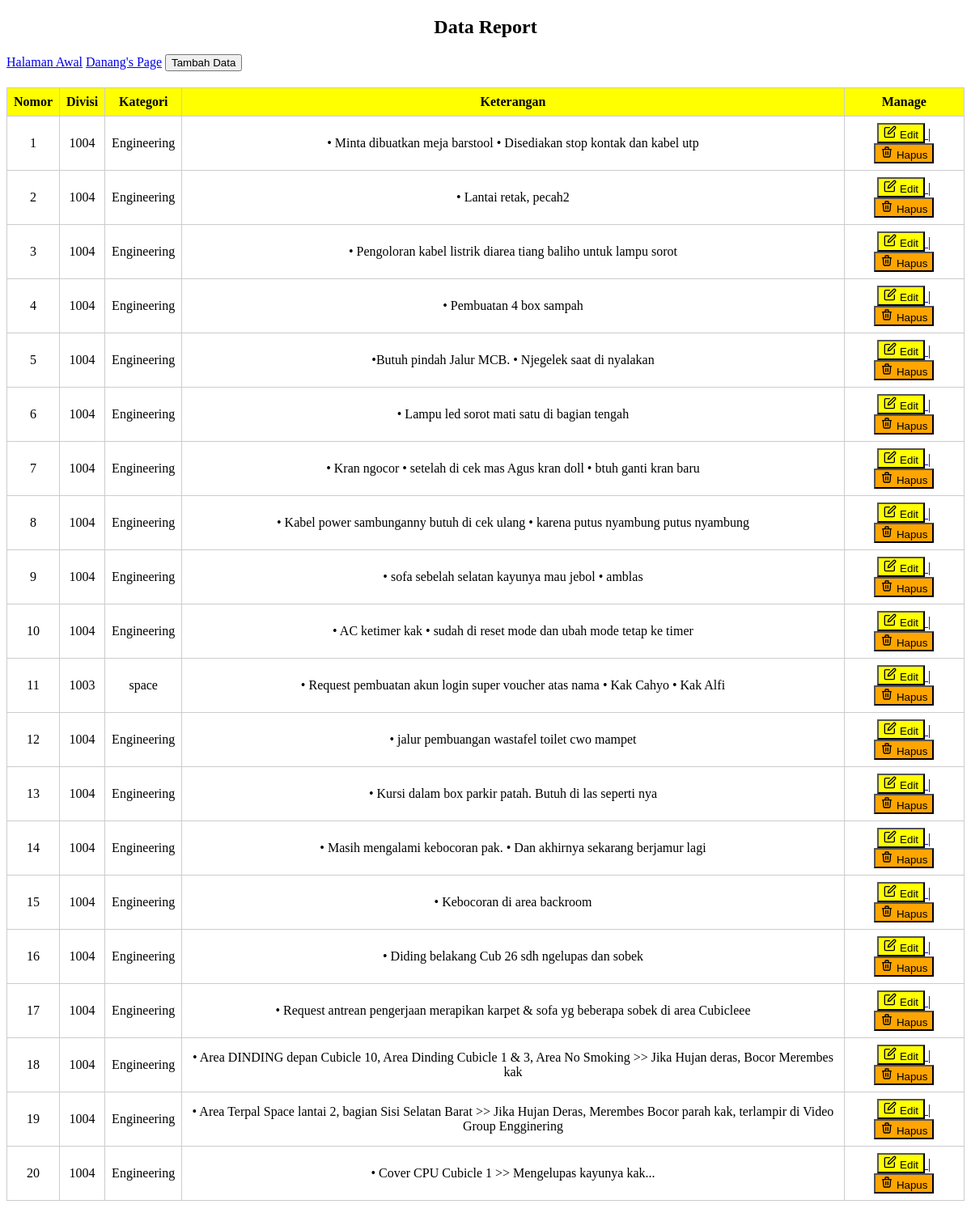
Before: /divisi.php with the older database file.
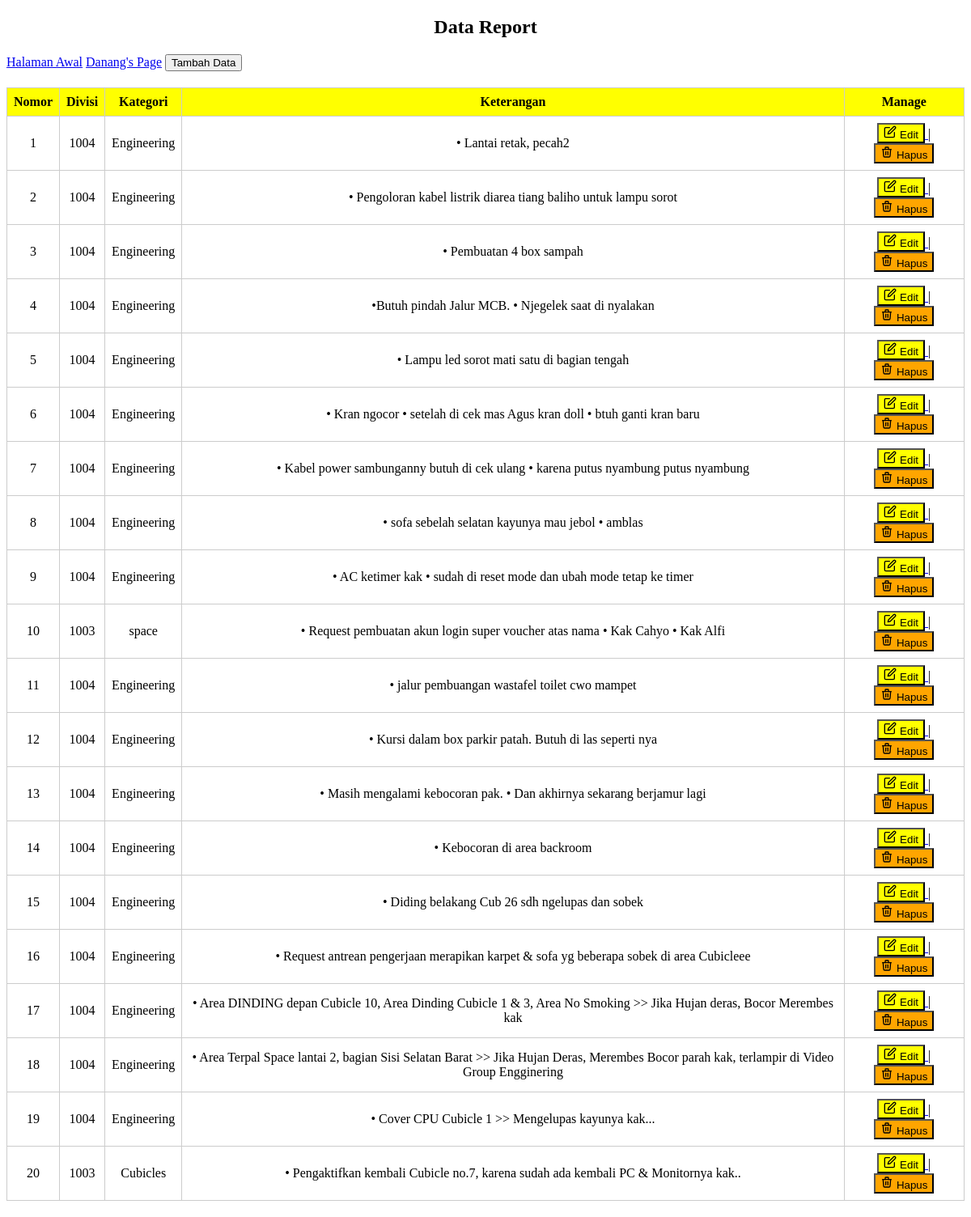
After: the same page with the newer database file.
### tables this page shows
CREATE TABLE `report` (
  `id` int(12) NOT NULL,
  `divisi` int(12) NOT NULL,
  `kategori` varchar(100) NOT NULL,
  `cubicle` text NOT NULL,
  `kendala` text NOT NULL,
  `keterangan` text NOT NULL,
  `store` int(12) NOT NULL,
  `tanggal` datetime NOT NULL DEFAULT current_timestamp(),
  `tanggal_update` timestamp NOT NULL DEFAULT current_timestamp() ON UPDATE current_timestamp(),
  `status` int(12) NOT NULL,
  `operator` varchar(100) NOT NULL,
  `handler` varchar(100) DEFAULT '0',
  `catatan` text NOT NULL,
  `ip` text NOT NULL,
  `image` text NOT NULL,
  `image_done` text NOT NULL
);

### divisi.php (the view, shortened to what this page needs)
<?php
    require 'koneksi.php';
    $query = "SELECT * FROM report LIMIT 1, 20;";
    $result = mysqli_query($conn, $query);
?>
<!DOCTYPE html>
<html>
<head>
    <link rel="stylesheet" href="assets/css/styleDivisi.css">
</head>
<body>
<div class="container">
    <h2 style="text-align:center;">Data Report</h2>
    <a href="index.php">Halaman Awal</a>
    <a href="users.php">Danang's Page</a>
    <a href="tambahDivisi.php">
        <button class="tambah">
            Tambah Data
        </button>
    </a>
        <table>
            <tr>
                <th>Nomor</th>
                <th>Divisi</th>
                <th>Kategori</th>
                <th>Keterangan</th>
                <th>Manage</th>
            </tr>
            <?php
                $i=1;
            ?>
            <?php while($row = mysqli_fetch_assoc($result)): ?>
            <tr>
                <td><?= $i++; ?></td>
                <td><?= $row['divisi']; ?></td>
                <td><?= $row['kategori']; ?></td>
                <td><?= $row['keterangan']; ?></td>
                 <td>
                    <a href="editDivisi.php?id=<?= $row['id']; ?>">
                        <button class="edit">
                            Edit
                        </button>
                    </a> |
                    <a href="hapusDivisi.php?id=<?= $row['id']; ?>" onclick="return confirm('Yakin ingin hapus?')">
                        <button class="hapus">
                            Hapus
                        </button>
                    </a>
                </td>
            </tr>
            <?php endwhile; ?>
        </table>
    </div>
</body>
</html>

### assets/css/styleDivisi.css (style rules this page uses)
.container { width: auto; }
table { border-collapse: collapse; margin: 20px auto; }
th, td { border: 1px solid #ccc; padding: 8px; text-align: center; }
th { background-color: yellow; }
.edit { background-color: yellow; }
.hapus { background-color: orange; }

Changed rows visible on the page:
removed report: divisi "1004", kategori "Engineering", keterangan "• Minta dibuatkan meja barstool • Disediakan stop kontak dan kabel utp"
now on this page (row unchanged): report: divisi "1003", kategori "Cubicles", keterangan "• Pengaktifkan kembali Cubicle no.7, karena sudah ada kembali PC & Monitornya kak.."
